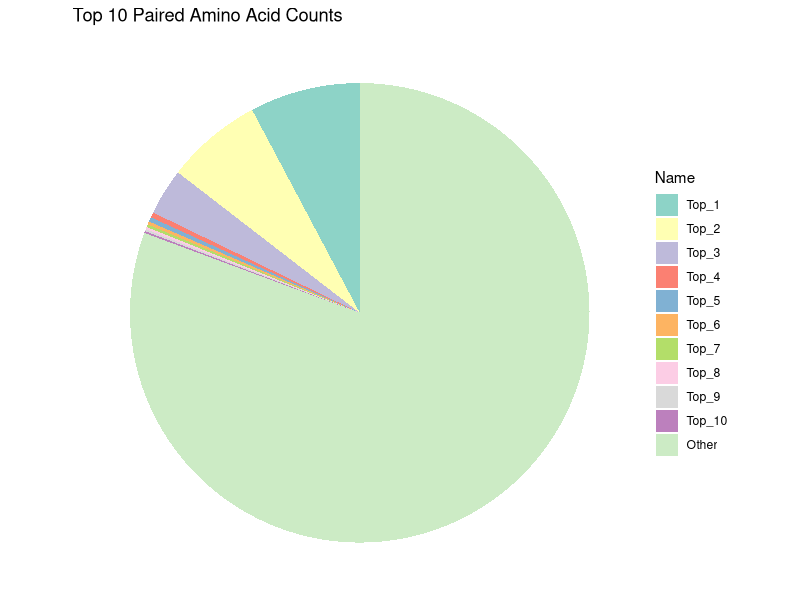

Write R code to recreate this figure.
library(ggplot2)

TB <- read.table("Result/Paired_aa_counts.tsv", header = TRUE, sep = "\t")

tb <- head(TB, 10)

tb$Name <- paste('Top', row.names(tb), sep = "_")
tb <- rbind(tb, data.frame(Count = sum(TB[-c(1:10),]), Name = "Other")) 

tb$Name <- factor(tb$Name, levels = tb$Name)


# pi plot
p <- ggplot(tb, aes(x = "", y = Count, fill = Name)) +
  geom_bar(stat = "identity", width = 1) +
  coord_polar(theta = "y") +
  theme_void() +
  labs(title = "Top 10 Paired Amino Acid Counts") +
  scale_fill_brewer(palette = "Set3")


ggsave("Picture/Paired_aa_counts.svg", plot = p, width = 5.72, height = 4.22)
